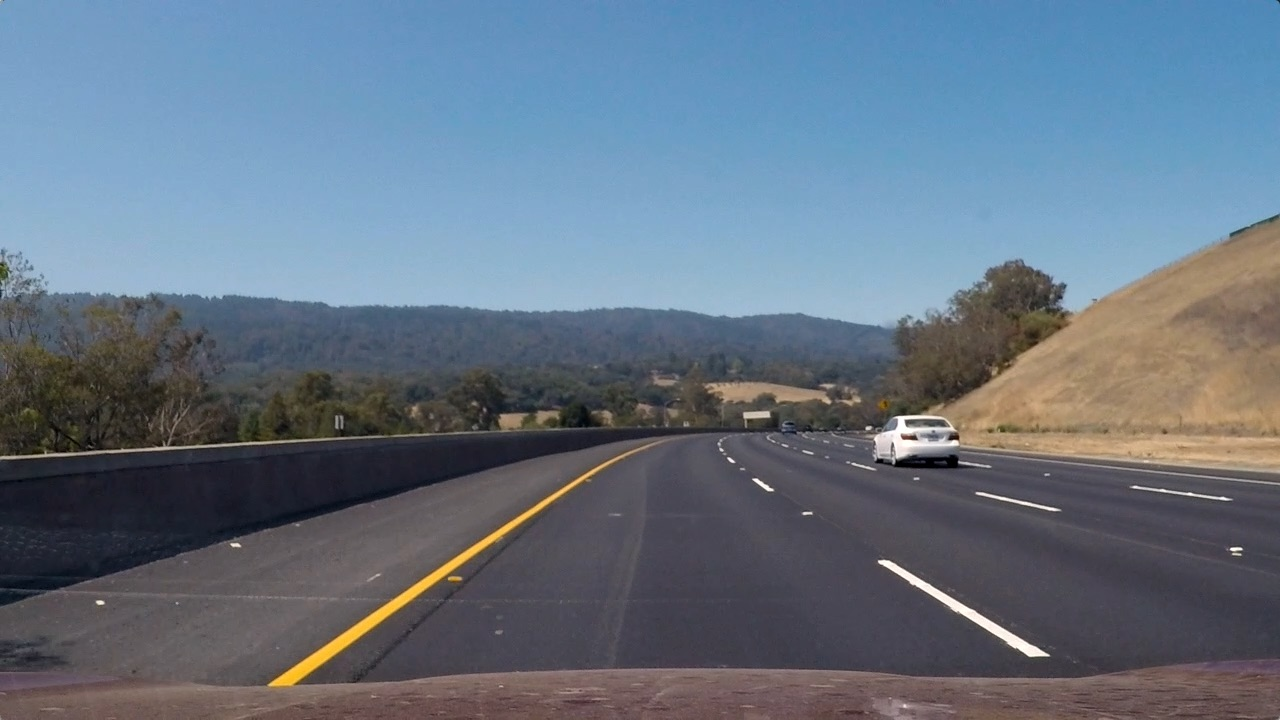
#> input picture test_images/test3.jpg, 1280 x 720 px
$ python edge_detection.py   (older library calls are emulated)
#> lines starting #> are read from the running program, lines starting #| are printed output that depends on the picture; after the words box and inside, x2 and y2 are one past the last pixel; in counts of white or black regions, pixels touching at a corner belong together
import os
import cv2
import numpy as np
import matplotlib.pyplot as plt
import matplotlib.gridspec as gridspec


def abs_sobel_thresh(img, orient='x', kernel=3, thresh=(0, 255)):
    """
    Input: img, thresh
        img = input gray Image
        kernel = kernel size
        thresh = gray image transform to binary image use
    Output: binary_output
        binary_output = output binary image
    """
    if orient == 'x':
        x = 1
        y = 0
    else:
        x = 0
        y = 1
    # 1) Take the derivative in x or y given orient = 'x' or 'y'
    sobel = cv2.Sobel(img, cv2.CV_64F, x, y, ksize=kernel)
    # 2) Take the absolute value of the derivative or gradient
    abs_sobel = np.absolute(sobel)
    # 3) Scale to 8-bits (0-255) then convert to type = np.unit8
    scaled_sobel = np.uint8(255 * abs_sobel / np.max(abs_sobel))
    # 4) Create a mask of 1's where the scaled gradient magnitude is > thresh_min and < thresh_max
    binary_output = np.zeros_like(scaled_sobel)
    binary_output[(scaled_sobel > thresh[0]) & (scaled_sobel < thresh[1])] = 1
    return binary_output


# Magnitude of the Gradient
def mag_thresh(img, kernel=3, thresh=(0, 255)):
    """
    Input: img, thresh
        img = input gray Image
        kernel = kernel size
        thresh = gray image transform to binary image use
    Output: binary_output
        binary_output = output binary image
    """
    # 1) Take the gradient in x and y separately
    sobelx = cv2.Sobel(img, cv2.CV_64F, 1, 0, ksize=kernel)
    sobely = cv2.Sobel(img, cv2.CV_64F, 0, 1, ksize=kernel)
    # 2) Calculate the magnitude
    abs_sobelxy = np.sqrt(np.square(sobelx) + np.square(sobely))
    # 3) Scale to 8-bit (0 - 255) and convert to type = np.uint8
    scaled_sobel = np.uint8(255*abs_sobelxy/np.max(abs_sobelxy))
    # 4) Create a binary mask where mag thresholds are met
    binary_output = np.zeros_like(scaled_sobel)
    binary_output[(scaled_sobel >= thresh[0]) & (scaled_sobel <= thresh[1])] = 1
    return binary_output


# Direction of the Gradient
def dir_thresh(img, kernel=3, thresh=(0, np.pi/2)):
    """
    Input: img, thresh
        img = input gray Image
        kernel = kernel size
        thresh = gray image transform to binary image use
    Output: binary_output
        binary_output = output binary image
    """
    # 2) Take the gradient in x and y separately
    sobelx = cv2.Sobel(img, cv2.CV_64F, 1, 0, ksize=kernel)
    sobely = cv2.Sobel(img, cv2.CV_64F, 0, 1, ksize=kernel)
    # 3) Take the absolute value of the x and y gradients
    abs_sobelx = np.absolute(sobelx)
    abs_sobely = np.absolute(sobely)
    # 4) Use np.arctan2(abs_sobely, abs_sobelx) to calculate the direction of the gradient
    graddir = np.arctan2(abs_sobely, abs_sobelx)
    # 5) Create a binary mask where direction thresholds are met
    binary_output = np.zeros_like(graddir)
    binary_output[(graddir >= thresh[0]) & (graddir <= thresh[1])] = 1
    return binary_output


def hls_detect(img, thresh=(0, 255)):
    """
    Input: img, thresh
        img = input RGB Image
        thresh = gray image transform to binary image use
    Output: binary_output
        binary_output = output binary image
    """
    hls = cv2.cvtColor(img, cv2.COLOR_BGR2HLS)
    s_channel = hls[:, :, 2]
    binary_output = np.zeros_like(s_channel)
    binary_output[(s_channel > thresh[0]) & (s_channel < thresh[1])] = 1
    return binary_output


def combing_sobel_schannel_thresh(img, kernel=3):
    """
    Is function combing Sobelx, Sobley, Magnitude and Direction Operator,
    Input: img, kernel
        img = input RGB Image
        kernel = kernel size
    Output: binary_output
        binary_output = output binary image
    """
    img_gray = cv2.cvtColor(img, cv2.COLOR_BGR2GRAY)


    # Threshold x gradient
    sobalx_binary = abs_sobel_thresh(img_gray, orient='x', kernel=kernel, thresh=(30, 100))

    # Threshold color channel
    s_channel_binary = hls_detect(img, thresh=(155, 255))

    # Combine the two binary thresholds
    combined_binary = np.zeros_like(sobalx_binary)
    combined_binary[(sobalx_binary == 1) | (s_channel_binary == 1)] = 1

    # [10 lines of commented-out code are left out]

    return combined_binary


def combing_smd_thresh(img, kernel=3):
    """
    Is function combing Sobelx, Sobley, Magnitude and Direction Operator,
    Input: img, kernel
        img = input RGB Image
        kernel = kernel size
    Output: binary_output
        binary_output = output binary image
    """
    # Apply each of the thresholding functions
    gradx = abs_sobel_thresh(img, orient='x', kernel=kernel, thresh=(30, 100))
    grady = abs_sobel_thresh(img, orient='y', kernel=kernel, thresh=(30, 100))
    mag_binary = mag_thresh(img, kernel=kernel, thresh=(20, 100))
    dir_binary = dir_thresh(img, kernel=kernel, thresh=(0.7, 1.3))

    combined = np.zeros_like(dir_binary)
    combined[((gradx == 1) & (grady == 1)) | ((mag_binary == 1) & (dir_binary == 1))] = 1
    return combined


def combing_color_thresh(img):
    # hsv yellow and white
    yellow_low = np.array([0, 80, 100])
    yellow_high = np.array([50, 255, 255])
    white_low = np.array([18, 0, 200])          # 18, 0, 180
    white_high = np.array([255, 80, 255])       # 255, 80, 255
    hsv = cv2.cvtColor(img, cv2.COLOR_BGR2HSV)
    mask_yellow = cv2.inRange(hsv, yellow_low, yellow_high)
    mask_white = cv2.inRange(hsv, white_low, white_high)

    # RGB RED channel
    thresh = (215, 255)
    binary = np.zeros_like(img[:, :, 2])    # RED channel
    binary[(img[:, :, 2] > thresh[0]) & (img[:, :, 2] <= thresh[1])] = 255

    # combined mask
    combined_mask_yw = cv2.bitwise_or(mask_yellow, mask_white)
    combined_mask = cv2.bitwise_or(combined_mask_yw, binary)

    # [20 lines of commented-out code are left out]

    return combined_mask


if __name__ == '__main__':

    # test_image = '../test_images/straight_lines1.jpg'
    test_image = '../test_images/test3.jpg'
    # test_image = '../test_images/project1.png'
    # Read image
    img = cv2.imread(test_image)
#> img is the input picture: shape (720, 1280, 3); mean B, G, R 130.7, 115.3, 101.1

    # bird-eye view
    offset = 1280 / 2
    src = np.float32([(596, 447), (683, 447), (1120, 720), (193, 720)])  # Longer one
    dst = np.float32([(offset - 300, 0), (offset + 300, 0), (offset + 300, 720), (offset - 300, 720)])
    perspective_M = cv2.getPerspectiveTransform(src, dst)
    img = cv2.warpPerspective(img, perspective_M, img.shape[1::-1], flags=cv2.INTER_LINEAR)

    # Image transform
    img_gray = cv2.cvtColor(img, cv2.COLOR_BGR2GRAY)

    # Sobel Operator
    img_sobelx_out = abs_sobel_thresh(img_gray, orient='x', kernel=5, thresh=(40, 100))
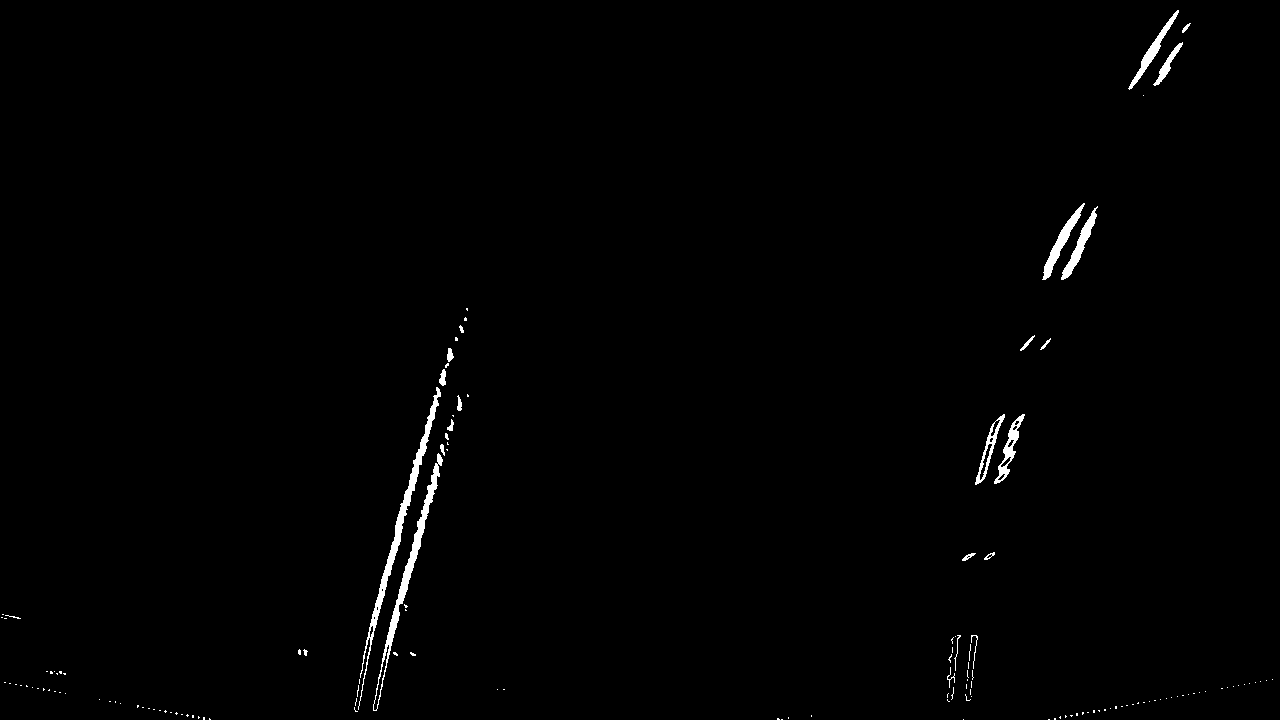
#> img_sobelx_out: shape (720, 1280); values 0 (black) and 1 (white), 0.83% white; 145 white regions (121 under 20 px), largest, box (x1, y1, x2, y2) and area: (358, 387, 441, 710) 1798, (373, 453, 443, 711) 1547, (1042, 203, 1085, 280) 665
    img_sobely_out = abs_sobel_thresh(img_gray, orient='y', kernel=7, thresh=(30, 100))
#> img_sobely_out: shape (720, 1280); values 0 (black) and 1 (white), 0.74% white; 90 white regions (54 under 20 px), largest, box (x1, y1, x2, y2) and area: (377, 702, 1081, 712) 2048, (1060, 676, 1280, 719) 664, (0, 680, 199, 719) 539
    # Magnitude Operator
    img_mag_out = mag_thresh(img_gray, kernel=7, thresh=(20, 100))
#> img_mag_out: shape (720, 1280); values 0 (black) and 1 (white), 3.1% white; 150 white regions (104 under 20 px), largest, box (x1, y1, x2, y2) and area: (224, 170, 1132, 719) 14959, (1039, 193, 1102, 290) 2461, (974, 409, 1027, 489) 1837
    # Direction Operator
    img_dir_out = dir_thresh(img_gray, kernel=7, thresh=(0.7, 1.3))
#> in dir_thresh, `graddir = np.arctan2(abs_sobely, abs_sobelx)`:
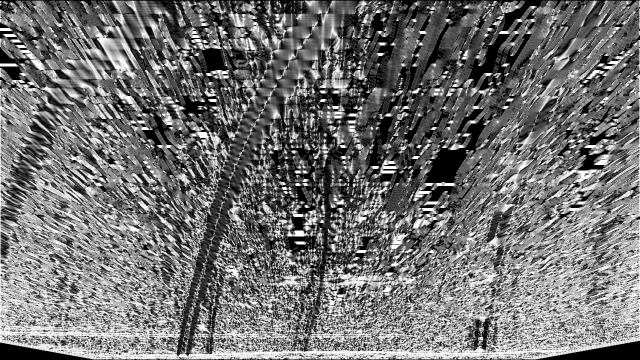
#> graddir: shape (720, 1280) float64 (shown at 1/2 size); min 0, max 1.57, mean 0.704; drawn with min black and max white
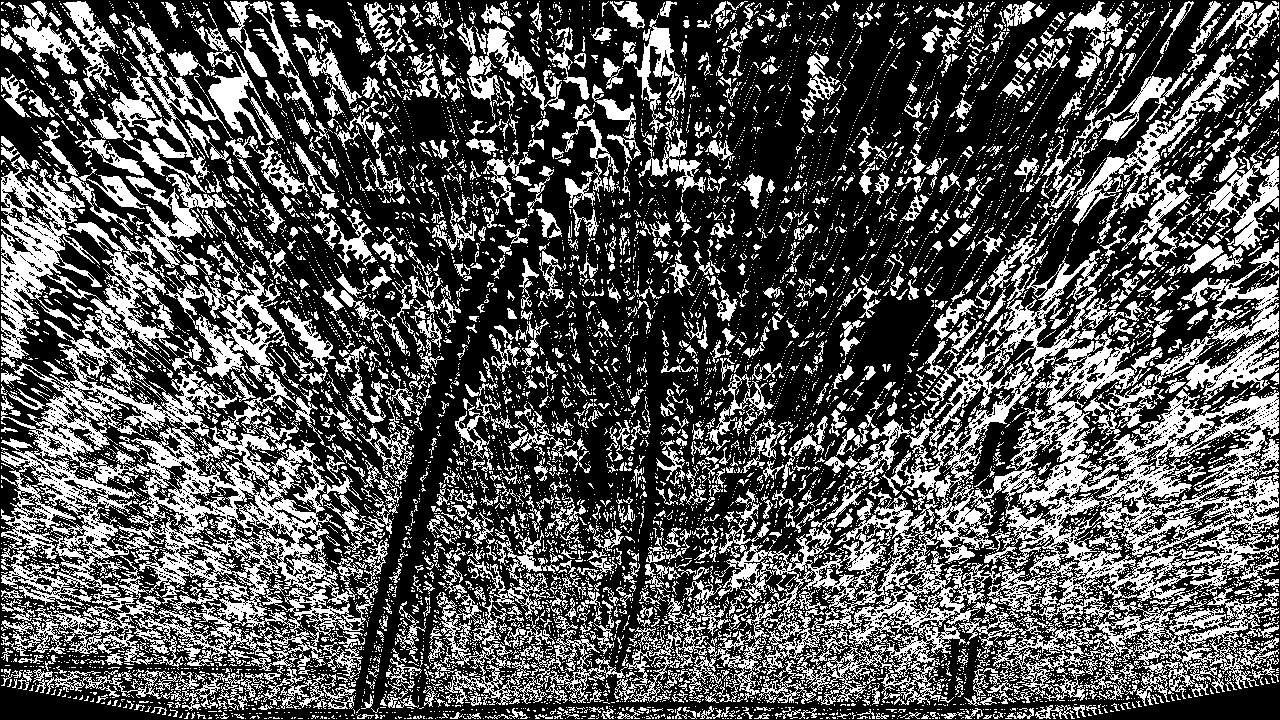
#> img_dir_out: shape (720, 1280) float64; values 0 (black) and 1 (white), 33.7% white; 9384 white regions (8096 under 20 px), largest, box (x1, y1, x2, y2) and area: (714, 222, 1279, 706) 63692, (1, 155, 374, 709) 53911, (90, 23, 233, 276) 7879
    # Combined Sobelx, Sobely, Magnitude, Direction the operator
    img_comb_out_1 = combing_smd_thresh(img_gray, kernel=7)
#> img_comb_out_1: shape (720, 1280) float64; values 0 (black) and 1 (white), 0.44% white; 389 white regions (361 under 20 px), largest, box (x1, y1, x2, y2) and area: (1058, 193, 1097, 243) 397, (1130, 76, 1165, 111) 345, (1051, 259, 1077, 290) 304

    # # Show original image
    plt.figure()
    plt.imshow(cv2.cvtColor(img, cv2.COLOR_BGR2RGB))

    # Customizing Figure Layouts
    fig = plt.figure(figsize=(16, 8))
    gs1 = gridspec.GridSpec(3, 2, right=0.48, wspace=0.1)

    ax1 = fig.add_subplot(gs1[0, 0])
    plt.title('Sobel X')
    plt.imshow(img_sobelx_out, cmap='gray')

    ax2 = fig.add_subplot(gs1[0, 1])
    plt.title('Sobel Y')
    plt.imshow(img_sobely_out, cmap='gray')

    ax3 = fig.add_subplot(gs1[1, 0])
    plt.title('Magnitude')
    plt.imshow(img_mag_out, cmap='gray')

    ax4 = fig.add_subplot(gs1[1, 1])
    plt.title('Direction')
    plt.imshow(img_dir_out, cmap='gray')

    ax5 = fig.add_subplot(gs1[2, :])
    plt.title('Combined')
    plt.imshow(img_comb_out_1, cmap='gray')

    # HLS S Channel detection
    img_s_output = hls_detect(img, thresh=(155, 255))
#> img_s_output: shape (720, 1280); values 0 (black) and 1 (white), 0.63% white; 28 white regions (22 under 20 px), largest, box (x1, y1, x2, y2) and area: (357, 347, 467, 711) 5084, (951, 661, 969, 700) 346, (957, 637, 972, 661) 162, (995, 433, 1008, 446) 56, (992, 445, 1001, 456) 29, (988, 470, 996, 476) 23
    # Combined Sobelx, HLS S Channel
    img_comb_out_2 = combing_sobel_schannel_thresh(img, kernel=7)
#> img_comb_out_2: shape (720, 1280); values 0 (black) and 1 (white), 1.9% white; 135 white regions (113 under 20 px), largest, box (x1, y1, x2, y2) and area: (354, 302, 481, 712) 10708, (974, 413, 1026, 485) 1203, (1057, 203, 1101, 284) 905
    # HSV yellow and white thresh
    img_comb_out_3 = combing_color_thresh(img)
#> in combing_color_thresh, `combined_mask = cv2.bitwise_or(combined_mask_yw, binary)`:
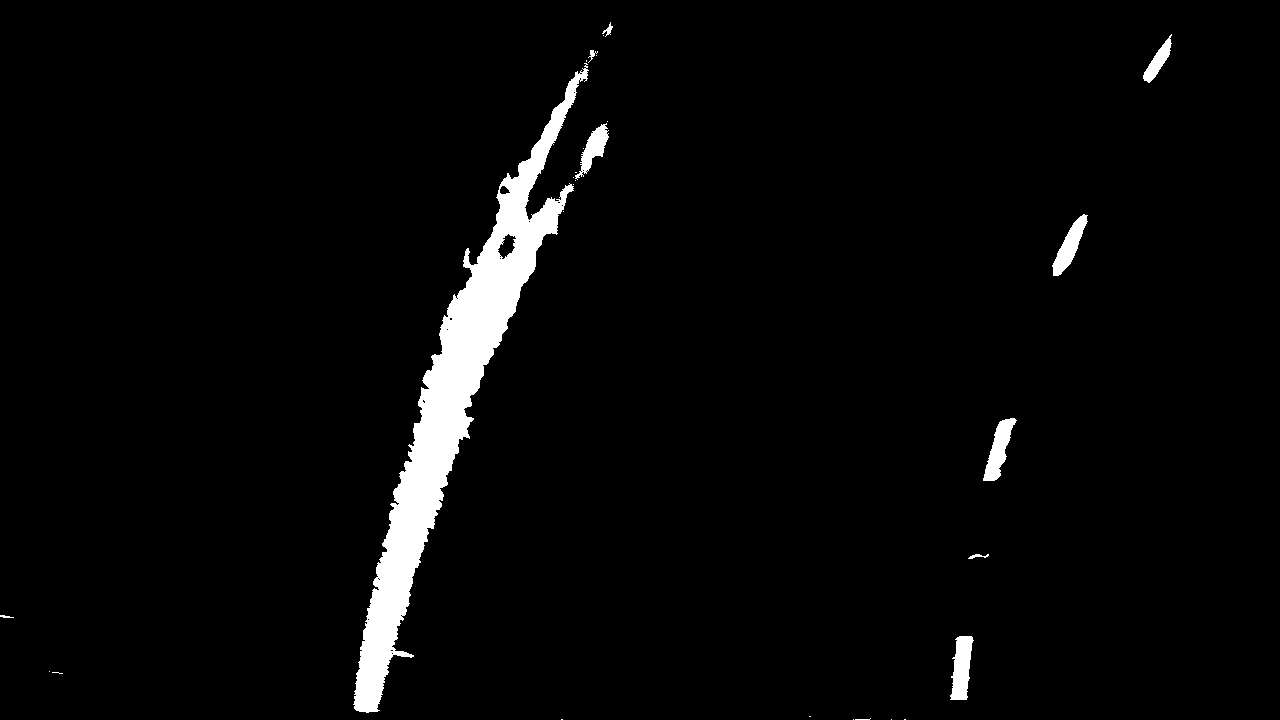
#> combined_mask: shape (720, 1280); 3.4% white; 28 white regions (18 under 20 px), largest, box (x1, y1, x2, y2) and area: (353, 63, 589, 713) 26767, (950, 636, 974, 700) 1028, (983, 418, 1017, 481) 966

    plt.figure(figsize=(8, 12))
    plt.subplot(4, 1, 1)
    plt.title('Sobel X')
    plt.imshow(img_sobelx_out, cmap='gray')
    plt.subplot(4, 1, 2)
    plt.title('HLS S Channel')
    plt.imshow(img_s_output, cmap='gray')
    plt.subplot(4, 1, 3)
    plt.title('Combined Sobelx and HLS S Channel')
    plt.imshow(img_comb_out_2, cmap='gray')
    plt.subplot(4, 1, 4)
    plt.title('Combined HSV_yellow and HSV_white')
    plt.imshow(img_comb_out_3, cmap='gray')

    plt.show()
